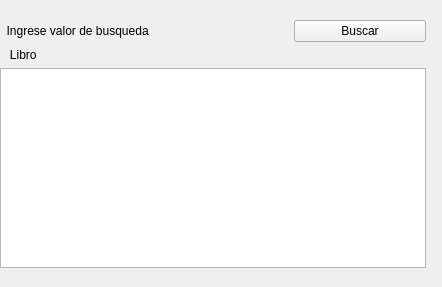
<?xml version="1.0" encoding="UTF-8"?>
<ui version="4.0">
 <class>ceSearch</class>
 <widget class="QWidget" name="ceSearch">
  <property name="geometry">
   <rect>
    <x>0</x>
    <y>0</y>
    <width>442</width>
    <height>287</height>
   </rect>
  </property>
  <property name="windowTitle">
   <string>Form</string>
  </property>
  <widget class="QWidget" name="">
   <property name="geometry">
    <rect>
     <x>0</x>
     <y>20</y>
     <width>426</width>
     <height>248</height>
    </rect>
   </property>
   <layout class="QGridLayout" name="gridLayout">
    <item row="0" column="0">
     <widget class="QLabel" name="label">
      <property name="text">
       <string>  Ingrese valor de busqueda</string>
      </property>
     </widget>
    </item>
    <item row="0" column="2">
     <widget class="QPushButton" name="pushButton">
      <property name="text">
       <string>Buscar</string>
      </property>
     </widget>
    </item>
    <item row="1" column="0" colspan="2">
     <widget class="QLabel" name="label_2">
      <property name="text">
       <string>   Libro</string>
      </property>
     </widget>
    </item>
    <item row="2" column="0" colspan="3">
     <widget class="QPlainTextEdit" name="plainTextEdit"/>
    </item>
   </layout>
  </widget>
 </widget>
 <resources/>
 <connections/>
</ui>
